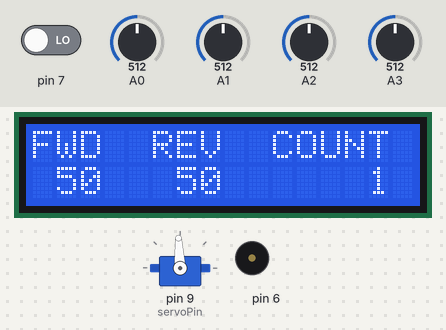
Recording of a sketch running on a simulated Arduino Uno, built with avr-gcc and run on an emulated ATmega328P. Parts: servo, 16×2 character LCD, buzzer (waves = sounding). The inputs (shaded band) are chosen by the test bench; at power-on: A0 = 512, A1 = 512, pin 7 LOW, A2 = 512, A3 = 512. What the sketch prints to the serial monitor is not drawn.

Above: at 4.2 s.
4.3 s: A0 set to 56
At 5.02 s:
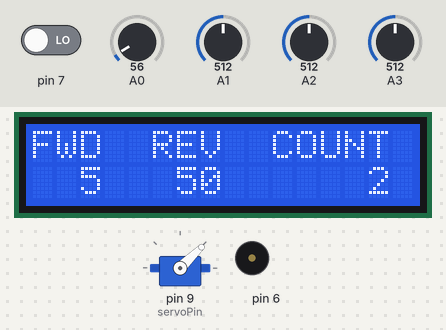
6.1 s: A0 set to 46
At 8.09 s:
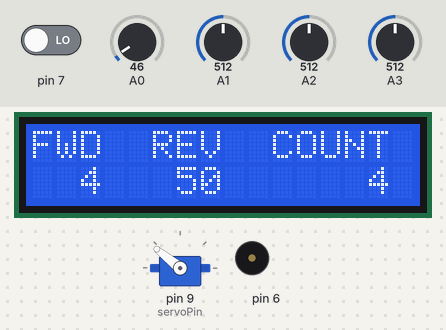
9.2 s: A1 set to 57
At 9.4 s:
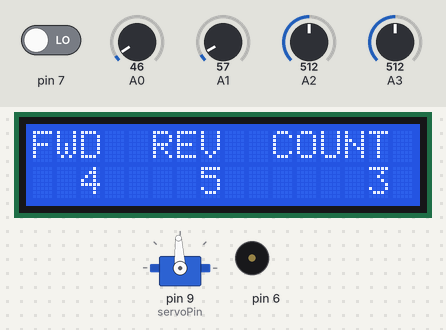
10.7 s: A1 set to 46
At 13.5 s:
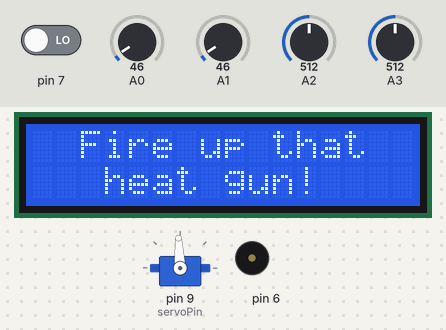
Timing chart, 0 to 14.8 s (numbered marks = the images above; inputs shaded):
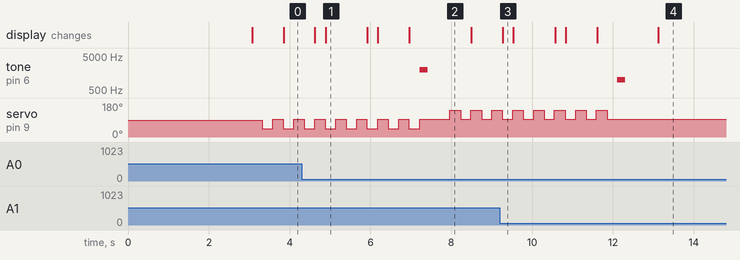

The sketch:

twister.ino
```cpp
// (licence header left out)
// ------------------------------ //
//    SOFTWARE VERSION NUMBER:
int ver[2] = {
  3, 1};
// ------------------------------ //
//    PCB VERSION NUMBER:
int verPCB = 1;

// -------------------------------------------------------------------- //
/*    DEBUG MODE?

 If debugMode is set to 'true', photocell values and thresholds
 will be printed to the serial port. These can be visualized
 using the accompanying Processing sketch, 'PhotocellVisualization.pde'

 If printState is set to 'true', total turns, forward turns, reverse turns,
 button state, and counter state will be printed to the serial port.

 */

boolean debugMode = true;
boolean printState = false;

/*   SAVE STATE?

 If saveState is set to true, the Arduino will save its current status
 after each turn. The state can then be restored if the Arduino loses
 power or is reset while turning.

*/

boolean saveState = false;

// -------------------------------------------------------------------- //

// BEGIN ACTUAL CODE:

// Includes
#include <Servo.h>
#include <LiquidCrystal.h>
#include <EEPROM.h>
#include "TwisterClasses.h"

// Initialize servo and LCD
Servo myservo;
const int servoPin = 9;
LiquidCrystal lcd(12,11,5,4,3,2);

// Initialize twister classes

//Board 1.1
Buzzer buzzer(6); // Board 1.1 = 6, Board 1.0 = 7
Inputs inputs(7,0,1); // Board 1.1 = 7, Board 1.0 = 6

StateTracker twister;
Photocells photocells(2, 3);

// EEPROM variables
int remainingTurns;
int turnDirection;

void setup()
{

  // start up servo and LCD screen
  myservo.attach(servoPin);
  lcd.begin(16,2);

  if (debugMode || printState) {
    Serial.begin(9600);
  }

  // Read from EEPROM to determine if an error occurred during the last twist:
  if (saveState) {
    remainingTurns = EEPROM.read(0);
    turnDirection = EEPROM.read(1);
  }

  //if (remainingTurns == 0 || remainingTurns == 255) {
    startupScreen(ver[0],ver[1]);  // Display the welcome message

  //} // NOT CURRENTLY IMPLEMENTED:
  //       if Arduino loses power or is reset while turning,
  //       the program will read stored values from EEPROM
  //       and keep turning where it left off.

  //else { // restart turning
  //  resumeDialog();  //Display the interactive dialog
  //}

}

void loop()
{
  inputs.check(twister.isTurning, verPCB);

  if (twister.isTurning) { // only update photocells if twister is spinning
    int turns = photocells.update(twister.isTurningFWD,millis());

    if (turns) {
      twister.totalTurns += turns;
      twister.isUpdated = true; // necessary to update LCD

      if (printState) {
        printVariables();
      }
    }
  }

  showTurns(); // update LCD screen

  if (inputs.buttonState == LOW) { // check for button press
    twister.respondToButton();
    delay(250);
  }

  updateServo();

  if (saveState) {
    updateEEPROM();
  }

  if (debugMode) {
    printPhotocellInfo();
  }

}
```

TwisterClasses.cpp
```cpp
// (licence header left out)
#include "TwisterClasses.h"

// Buzzer methods:

Buzzer::Buzzer(int pin)
{
  pinMode(pin, OUTPUT);
  _pin = pin;
}

void Buzzer::high()
{
  tone(_pin,2000,200);
}

void Buzzer::low()
{
  tone(_pin,1000,200);
}

// Inputs methods:

Inputs::Inputs(int pin1, int pin2, int pin3)
{
  pinMode(pin1, INPUT);
  _buttonPin = pin1;
  _knobPin1 = pin2;
  _knobPin2 = pin3;
  buttonState = 0;
  fwdTurns = 0;
  revTurns = 0;
  isUpdated = true;
}

void Inputs::check(boolean isTurning, int verPCB)
{
  buttonState = digitalRead(_buttonPin); // read button state
  int knob1;
  int knob2;


  if (!isTurning) { // allow changes only if twister isn't turning

      if (verPCB) {
      // Board ver 1.1:
      knob1 = analogRead(_knobPin1) / 4 * 100 / 255;
      knob2 = analogRead(_knobPin2) / 4 * 100 / 255;
    }
    else {
      // Board ver 1.0:
      knob1 = (255-(analogRead(_knobPin1) / 4)) * 100 / 255;
      knob2 = (255-(analogRead(_knobPin2) / 4)) * 100 / 255;
    }

    // constrain values to be between 0 and 100
    knob1 = min(knob1,100);
    knob1 = max(knob1,0);
    knob2 = min(knob2,100);
    knob2 = max(knob2,0);

    if (knob1 != fwdTurns || knob2 != revTurns) { // check to see if values have been updated
      isUpdated = true;
    }
    fwdTurns = knob1;
    revTurns = knob2;
  }
}


// StateTracker methods:

StateTracker::StateTracker()
{
  isTurning = false;
  isTurningFWD = true;
  isUpdated = false;
  totalTurns = 0;

}

void StateTracker::respondToButton()
{
  isTurning = !(isTurning);
}


// Photocells methods

Photocells::Photocells(int pin1, int pin2)
{
  pins[0] = pin1;
  pins[1] = pin2;
  maxVal[0] = 0;
  maxVal[1] = 0;
  minVal[0] = 1023;
  minVal[1] = 1023;
  counter = 0;
  nValues = 25;
  canBeTriggered[0] = true;
  canBeTriggered[1] = true;
}


int Photocells::update(boolean dir, long time)
{
  // read in data
  values[0] = analogRead(pins[0]);
  values[1] = analogRead(pins[1]);

  checkThreshold(); // use history to dynamically set the threshold

    // check photocell 1
  if (values[0] > thresh[0] && canBeTriggered[0] && time - triggerTime[0] > 200) {
    quarterTurns += 1;
    canBeTriggered[0] = false;
    canBeTriggered[1] = true;
    triggerTime[0] = millis();
  }

  // check photocell 2
  if (values[1] > thresh[1] && canBeTriggered[1] && time - triggerTime[1] > 200) {
    quarterTurns += 1;
    canBeTriggered[1] = false;
    canBeTriggered[0] = true;
    triggerTime[1] = millis();
  }

  // check for a full rotation
  if (quarterTurns == 4) {
    quarterTurns = 0;
    if (dir) {
      return 1;
    }
    else {
      return -1;
    }

  }
  else {
    return 0;
  }

}

void Photocells::checkThreshold() {

  int index = counter % nValues;

  // store values in history
  history1[index] = values[0];
  history2[index] = values[1];

  if (index == 0) {
    maxVal[0] = 0;
    maxVal[1] = 0;
    minVal[0] = 1023;
    minVal[1] = 1023;
  }

  // search for max and min
  for (int n = 0; n < nValues; n++) {
    maxVal[0] = max(history1[n],maxVal[0]);
    maxVal[1] = max(history2[n],maxVal[1]);
    minVal[0] = min(history1[n],minVal[0]);
    minVal[1] = min(history2[n],minVal[1]);
  }

  // set threshold at 80% boundary between min and max
  thresh[0] = (maxVal[0] - minVal[0])*0.8 + minVal[0];
  thresh[1] = (maxVal[1] - minVal[1])*0.8 + minVal[1];

  counter += 1;

  delay(10); // wait for 10 milliseconds to make the sampling rate reasonable

}
```

TwisterClasses.h
```cpp
// (licence header left out)
#ifndef TwisterClasses_h
#define TwisterClasses_h

#include "Arduino.h" // for IDE 1.0 and higher
// #include "WProgram.h" // if using IDE 0.X

class Buzzer
{
  public:
    Buzzer(int pin);
    void high();
    void low();
   private:
     int _pin;
};

class Inputs
{
  public:
    int buttonState, fwdTurns, revTurns;
    boolean isUpdated;
    Inputs(int pin1, int pin2, int pin3);
    void check(boolean isTurning, int versionNum);
  private:
    int _buttonPin, _knobPin1, _knobPin2;
};


class StateTracker
{
  public:
    int totalTurns;
    boolean isUpdated;
    boolean isTurning;
    boolean isTurningFWD;

    StateTracker();
    void respondToButton();
};


class Photocells
{
  public:
    int values[2];
    int thresh[2];
    unsigned int counter;

    Photocells(int pin1, int pin2);

    int update(boolean dir, long time);

  private:
    int pins[2];
    int nValues;
    int history1[25];
    int history2[25];
    int maxVal[2];
    int minVal[2];
    int quarterTurns;
    boolean canBeTriggered[2];
    unsigned long triggerTime[2];
    void checkThreshold();
};

#endif
```

debugCommands.ino
```cpp
// (licence header left out)
void printPhotocellInfo() {

  for (int p = 0; p < 2; p++) {

    Serial.print("Photocell ");
    Serial.print(p);
    Serial.print(" ");
    Serial.print(photocells.values[p]);
    Serial.print(" ");
    Serial.println(photocells.thresh[p]);

  }

}

void printVariables() {

  Serial.print(twister.totalTurns);
  Serial.print(" ");
  Serial.print(inputs.fwdTurns);
  Serial.print(" ");
  Serial.print(inputs.revTurns);
  Serial.print(" ");
  Serial.print(inputs.buttonState);
  Serial.print(" ");
  Serial.print(photocells.counter);
  Serial.print(" ");

}
```

memory.ino
```cpp
// (licence header left out)
void updateEEPROM() {

 if (twister.totalTurns != remainingTurns) {
  EEPROM.write(0,twister.totalTurns);
 }

 if (twister.isTurningFWD != !turnDirection) {
   EEPROM.write(1,!twister.isTurningFWD);
 }

}
```

servo.ino
```cpp
// (licence header left out)
void updateServo() {

  // settings for rotation speed
  const int fwdspeed = 1000;
  const int stopped = 1500;
  const int revspeed = 2000;

  // set rotation status
  if (!twister.isTurning) {
    myservo.writeMicroseconds(stopped);
  }
  else {
    if (twister.isTurningFWD) {
      myservo.writeMicroseconds(fwdspeed);
    }
    else {
      myservo.writeMicroseconds(revspeed);
    }
  }

  // check for threshold crossings
  if (twister.totalTurns >= inputs.fwdTurns && twister.isTurningFWD) {
    myservo.writeMicroseconds(stopped);

    buzzer.high();
    delay(500);

    twister.isTurningFWD = false;

  } else if (twister.totalTurns <= inputs.fwdTurns - inputs.revTurns && twister.isTurning && !twister.isTurningFWD) {

    myservo.writeMicroseconds(stopped);

    buzzer.low();

    twister.isTurning = false;
    twister.isTurningFWD = true;

    twister.totalTurns = 0;

    delay(1000);

    allDone();

    delay(5000);

    inputs.isUpdated = true;

     updateEEPROM();

  }

}
```

LCD.ino
```cpp
// (licence header left out)
// Functions for writing to the LCD screen

void startupScreen(int a, int b) {

  lcd.print(" Tetrode Twister ");

  lcd.setCursor(0,1);

  lcd.print("for Arduino v");
  lcd.print(a);
  lcd.print(".");
  lcd.print(b);

  delay(3000);

}

void showTurns() {

  if (inputs.isUpdated || twister.isUpdated) {

    lcd.clear();
    lcd.print("FWD  REV  COUNT");
    lcd.setCursor(0,1);

    printTurns(inputs.fwdTurns);
    printTurns(inputs.revTurns);
    lcd.print("  ");
    printTurns(twister.totalTurns);

    inputs.isUpdated = false;
    twister.isUpdated = false;
  }
}

void allDone() {

  lcd.clear();
  lcd.print("  Fire up that   ");
  lcd.setCursor(0,1);
  lcd.print("   heat gun!     ");

}

void printTurns(int nTurns) {

  if (nTurns < 100 && nTurns >= -9) {
    lcd.print(" ");
  }
  if (nTurns < 10 && nTurns >= 0) {
    lcd.print(" ");
  }
  lcd.print(nTurns);
  lcd.print("  ");

}

void resumeDialog() { // allow user to cancel restart

  boolean resume = true;

  int remainingSeconds = 5;

  lcd.clear();
  lcd.print("Twisting error");
  lcd.setCursor(0,1);
  lcd.print("CONTINUE in ");
  lcd.print(remainingSeconds);

  unsigned long theTime = millis();

  while (remainingSeconds > 0) {
    while (millis() - theTime < 1000) {
      inputs.check(twister.isTurning, verPCB);
      if (inputs.buttonState == LOW) {
        remainingSeconds = 0;
        resume = false;
        EEPROM.write(0,0);
        EEPROM.write(1,0);
        delay(500);
        break;
      }
    }
    lcd.setCursor(12,1);
    remainingSeconds--;
    lcd.print(remainingSeconds);
    theTime = millis();
  }

  if (resume) {
    twister.totalTurns = remainingTurns;
    twister.isTurning = true;
    twister.isUpdated = true;

    switch (turnDirection) {
      case 0:
        twister.isTurningFWD = true;
        break;
      case 1:
        twister.isTurningFWD = false;
        break;
    }
  }

}
```

Measured:
- the behaviour switches between 52 and 51 on A0 (found by bisection; images 1 and 2)
- the behaviour switches between 52 and 51 on A1 (found by bisection; images 3 and 4)
- after the input at 10.7 s, servo on pin 9 (servoPin): goes on until 11.9 s, then stays 93°
- what the display in image 1 shows lasts 1.0 s, from 4.9 s to 5.9 s
- what the display in image 2 shows lasts 1.5 s, from 7.0 s to 8.5 s
